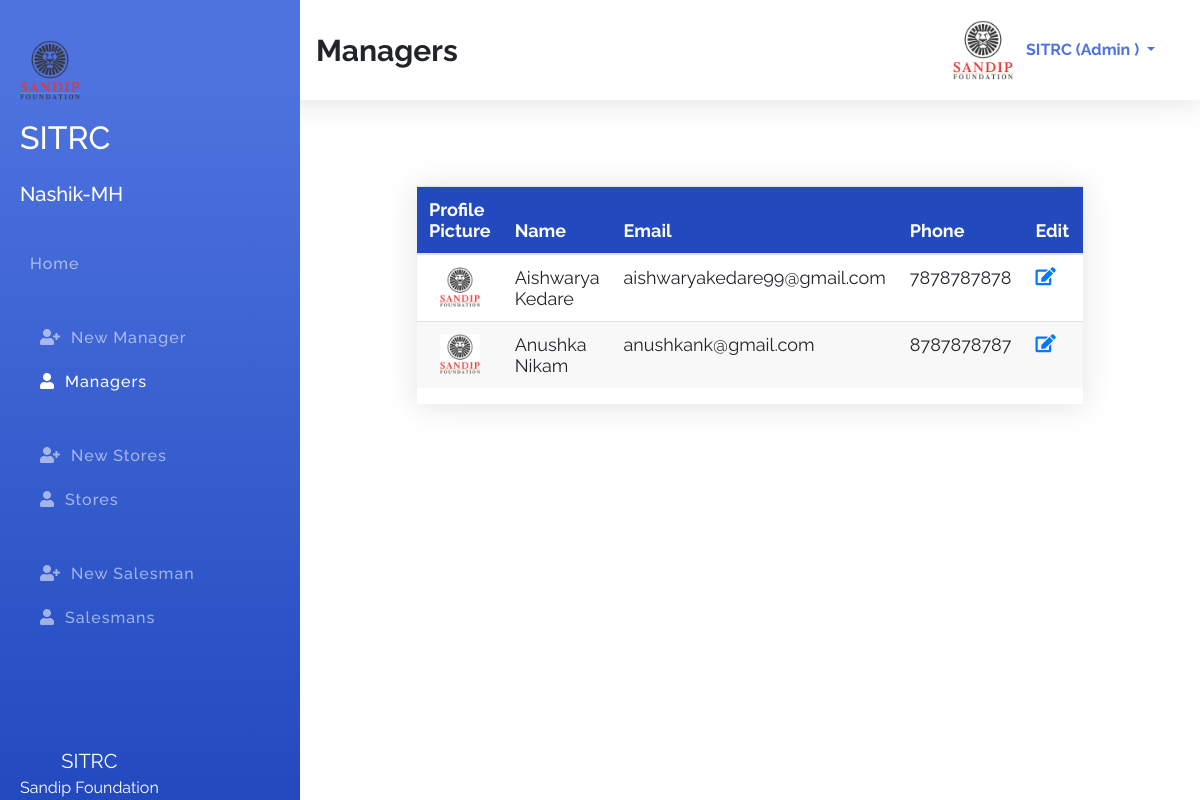
The page /index.php?id=allManager (signed in) on the database its author committed.
### tables this page shows
CREATE TABLE `managers` (
  `id` int(11) NOT NULL,
  `fname` varchar(100) NOT NULL,
  `lname` varchar(100) NOT NULL,
  `email` varchar(100) NOT NULL,
  `phone` varchar(100) NOT NULL,
  `password` varchar(100) NOT NULL,
  `role` varchar(100) NOT NULL DEFAULT 'manager',
  `avatar` varchar(255) NOT NULL DEFAULT 'avatar.png'
);

### index.php (the view, shortened to what this page needs)
<?php
    $sessionId = $_SESSION['id'] ?? '';
    $sessionRole = $_SESSION['role'] ?? '';
    $connection = mysqli_connect( DB_HOST, DB_USER, DB_PASSWORD, DB_NAME );
    $id = $_REQUEST['id'] ?? 'dashboard';
    $action = $_REQUEST['action'] ?? '';
?>
<!DOCTYPE html>
<html lang="en">
<head>
    <link rel="stylesheet" href="assets/css/bootstrap.min.css">
    <link rel="stylesheet" href="assets/css/all.min.css">
    <link rel="stylesheet" href="assets/css/style.css">
</head>
<body>
    <section class="topber">
        <div class="topber__title">
            <span class="topber__title--text">
                <?php
                    if ( 'dashboard' == $id ) {
                        echo "HOME";
                    } elseif ( 'addManager' == $id ) {
                        echo "New Manager";
                    } elseif ( 'allManager' == $id ) {
                        echo "Managers";
                    } elseif ( 'addPharmacist' == $id ) {
                        echo "New Store";
                    } elseif ( 'allPharmacist' == $id ) {
                        echo "Stores";
                    } elseif ( 'addSalesman' == $id ) {
                        echo "New Salesman";
                    } elseif ( 'allSalesman' == $id ) {
                        echo "Salesmans";
                    } elseif ( 'userProfile' == $id ) {
                        echo "Your Profile";
                    } elseif ( 'editManager' == $action ) {
                        echo "Edit Manager";
                    } elseif ( 'editPharmacist' == $action ) {
                        echo "Edit Pharmacist";
                    } elseif ( 'editSalesman' == $action ) {
                        echo "Edit Salesman";
                    }
                ?>
            </span>
        </div>
        <div class="topber__profile">
            <?php
                $query = "SELECT fname,lname,role,avatar FROM {$sessionRole}s WHERE id='$sessionId'";
                $result = mysqli_query( $connection, $query );
                if ( $data = mysqli_fetch_assoc( $result ) ) {
                    $fname = $data['fname'];
                    $lname = $data['lname'];
                    $role = $data['role'];
                    $avatar = $data['avatar'];
                ?>
                <img src="assets/img/<?php echo "$avatar"; ?>" height="60" width="60" class="square" alt="profile">
                <div class="dropdown">
                    <button class="btn dropdown-toggle" type="button" id="dropdownMenuButton" data-toggle="dropdown" aria-haspopup="true" aria-expanded="false">
                    <?php
                        echo "$fname $lname (" . ucwords( $role ) . " )";
                        }
                    ?>
                    </button>
                </div>
        </div>
    </section>
    <section id="sideber" class="sideber">
        <ul class="sideber__ber">
            <h3 class="sideber__panel"><img src="assets/img/<?php echo "$avatar"; ?>" height="60" width="60"><br><span><br><h2>SITRC</h2><br>Nashik-MH</i> </h3>
            <li id="left" class="sideber__item<?php if ( 'dashboard' == $id ) {
                                                  echo " active";
                                              }?>">
                <a href="index.php?id=dashboard">Home</a>
            </li>
            <?php if ( 'admin' == $sessionRole ) {?>
                <li id="left" class="sideber__item sideber__item--modify<?php if ( 'addManager' == $id ) {
                                                                            echo " active";
                                                                        }?>">
                    <a href="index.php?id=addManager"><i id="left" class="fas fa-user-plus"></i></i>New Manager</a>
                </li><?php }?>
            <li id="left" class="sideber__item<?php if ( 'allManager' == $id ) {
    echo " active";
}?>">
                <a href="index.php?id=allManager"><i id="left" class="fas fa-user"></i>Managers</a>
            </li>
            <?php if ( 'admin' == $sessionRole || 'manager' == $sessionRole ) {?>
                <li id="left" class="sideber__item sideber__item--modify<?php if ( 'addPharmacist' == $id ) {
                                                                            echo " active";
                                                                        }?>">
                    <a href="index.php?id=addPharmacist"><i id="left" class="fas fa-user-plus"></i></i>New
                        Stores</a>
                </li><?php }?>
            <li id="left" class="sideber__item<?php if ( 'allPharmacist' == $id ) {
    echo " active";
}?>">
                <a href="index.php?id=allPharmacist"><i id="left" class="fas fa-user"></i>Stores</a>
            </li>
            <?php if ( 'admin' == $sessionRole || 'manager' == $sessionRole || 'pharmacist' == $sessionRole ) {?>
                <li id="left" class="sideber__item sideber__item--modify<?php if ( 'addSalesman' == $id ) {
                                                                            echo " active";
                                                                        }?>">
                    <a href="index.php?id=addSalesman"><i id="left" class="fas fa-user-plus"></i>New Salesman</a>
                </li><?php }?>
            <li id="left" class="sideber__item<?php if ( 'allSalesman' == $id ) {
    echo " active";
}?>">
                <a href="index.php?id=allSalesman"><i id="left" class="fas fa-user"></i>Salesmans</a>
            </li>
        </ul>
        <footer class="text-center"><span>SITRC</span><br> Sandip Foundation</footer>
    </section>
    <section class="main">
        <div class="container">
            <div class="manager">
                <?php if ( 'allManager' == $id ) {?>
                    <div class="allManager">
                        <div class="main__table">
                            <table class="table">
                                <thead>
                                    <tr>
                                        <th scope="col">Profile Picture</th>
                                        <th scope="col">Name</th>
                                        <th scope="col">Email</th>
                                        <th scope="col">Phone</th>
                                        <?php if ( 'admin' == $sessionRole ) {?>
                                            <th scope="col">Edit</th>
                                        <?php }?>
                                    </tr>
                                </thead>
                                <tbody>
                                    <?php
                                        $getManagers = "SELECT * FROM managers";
                                            $result = mysqli_query( $connection, $getManagers );
                                        while ( $manager = mysqli_fetch_assoc( $result ) ) {?>
                                        <tr>
                                            <td>
                                                <center><img class="square" width="40" height="40" src="assets/img/<?php echo $manager['avatar']; ?>" alt=""></center>
                                            </td>
                                            <td><?php printf( "%s %s", $manager['fname'], $manager['lname'] );?></td>
                                            <td><?php printf( "%s", $manager['email'] );?></td>
                                            <td><?php printf( "%s", $manager['phone'] );?></td>
                                            <?php if ( 'admin' == $sessionRole ) {?>
                                                <td><?php printf( "<a href='index.php?action=editManager&id=%s'><i class='fas fa-edit'></i></a>", $manager['id'] )?></td>
                                                <td><?php printf( "<a class='delete' href='index.php?action=deleteManager&id=%s'><i class='fas fa-trash'></i></a>", $manager['id'] )?></td>
                                            <?php }?>
                                        </tr>
                                    <?php }?>
                                </tbody>
                            </table>
                        </div>
                    </div>
                <?php }?>
            </div>
        </div>
    </section>
</body>
</html>

### assets/css/style.css (style rules this page uses)
*, *::before, *::after { margin: 0; padding: 0; -webkit-box-sizing: border-box; box-sizing: border-box; }
body { font-family: "Raleway", sans-serif; }
a { text-decoration: none !important; }
.topber { position: fixed; width: 100%; top: 0; left: 0; padding-left: 300px; right: 0; z-index: 999; -webkit-box-shadow: 0 0.15rem 1.75rem 0 rgba(58, 59, 69, 0.15); box-shadow: 0 0.15rem 1.75rem 0 rgba(58, 59, 69, 0.15); background-color: #fff; }
.topber__title { height: 12.5vh; float: left; display: -webkit-box; display: -ms-flexbox; display: flex; -webkit-box-orient: horizontal; -webkit-box-direction: normal; -ms-flex-direction: row; flex-direction: row; -webkit-box-align: center; -ms-flex-align: center; align-items: center; padding-left: 1rem; }
.topber__title--text { font-size: 30px; font-weight: bold; }
.topber__profile { height: 12.5vh; float: right; padding-right: 10px; display: -webkit-box; display: -ms-flexbox; display: flex; -webkit-box-orient: horizontal; -webkit-box-direction: normal; -ms-flex-direction: row; flex-direction: row; -webkit-box-align: center; -ms-flex-align: center; align-items: center; padding: 2rem; }
.topber__profile button { color: #4e73df; line-height: 10px; font-weight: bold; }
.sideber { position: fixed; top: 0; overflow-y: auto; left: 0; bottom: 0; width: 300px; height: 100vh; padding: 40px 20px 20px 20px; background-color: #4e73df; background-image: -webkit-gradient(linear, left top, left bottom, color-stop(10%, #4e73df), to(#224abe)); background-image: linear-gradient(180deg, #4e73df 10%, #224abe 100%); background-size: cover; -webkit-transition: left 0.5s ease; transition: left 0.5s ease; z-index: 999; }
.sideber__ber { list-style: none; }
.sideber__panel { font-size: 20px; color: #fff; line-height: 1.2rem; padding-bottom: 30px; }
.sideber__item { padding: 10px; }
.sideber__item a { color: rgba(255, 255, 255, 0.55); font-size: 16px; letter-spacing: 1px; font-weight: 500; }
.sideber__item a i { color: rgba(255, 255, 255, 0.55); padding: 0 10px; }
.sideber__item:hover a, .sideber__item.active a, .sideber__item.active i, .sideber__item:hover i { color: #fff; -webkit-transition: 0.3s ease; transition: 0.3s ease; }
.sideber__item--modify { padding: 40px 10px 10px 10px; }
.sideber footer { position: absolute; bottom: 0; font-size: 16px; color: #fff; }
.sideber footer span { font-size: 20px; }
.main { margin-left: 300px; margin-top: 10vh; padding: 2rem; }
.main__table { margin: 50px 70px; -webkit-box-shadow: 0 0.15rem 1.75rem 0 rgba(58, 59, 69, 0.15); box-shadow: 0 0.15rem 1.75rem 0 rgba(58, 59, 69, 0.15); overflow-x: auto; }
.main__table .table { font-size: 18px; font-weight: 400; }
.main__table .table th { color: #ffffff; background: #224abe; }
.main__table .table tr:nth-child(even) { background: #f8f8f8; }

### rows shown on the page
managers: avatar (placeholder picture), fname "Aishwarya", lname "Kedare", email "aishwaryakedare99@gmail.com", phone "7878787878"
managers: avatar (placeholder picture), fname "Anushka", lname "Nikam", email "anushkank@gmail.com", phone "8787878787"

### other values the page prints
$fname "SITRC"
$role "Admin"
